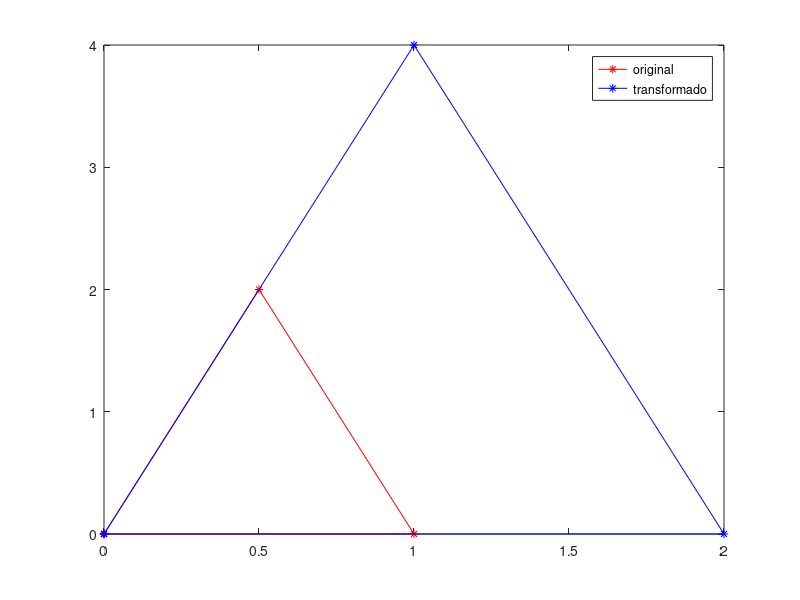

Here is the MATLAB script that generated this plot:
function retval = qst2EscalarTriangulo()
	
	function pontosTransformados = transfEscalar(pontos, matriz)
    	pontosTransformados = pontos * matriz
	endfunction
  
  pontos = [0 0; 1 0; 0.5 2]
  matriz = [2 0; 0 2]
  
	pontos(length(pontos) + 1, :) = [pontos(1, 1) pontos(1, 2)]
	pontosTransformados = transfEscalar(pontos, matriz)
	plot(pontos(:, 1), pontos(:, 2), '-r*', 
		pontosTransformados(:, 1), pontosTransformados(:, 2), '-b*'
    )
   legend("original", "transformado") 
endfunction